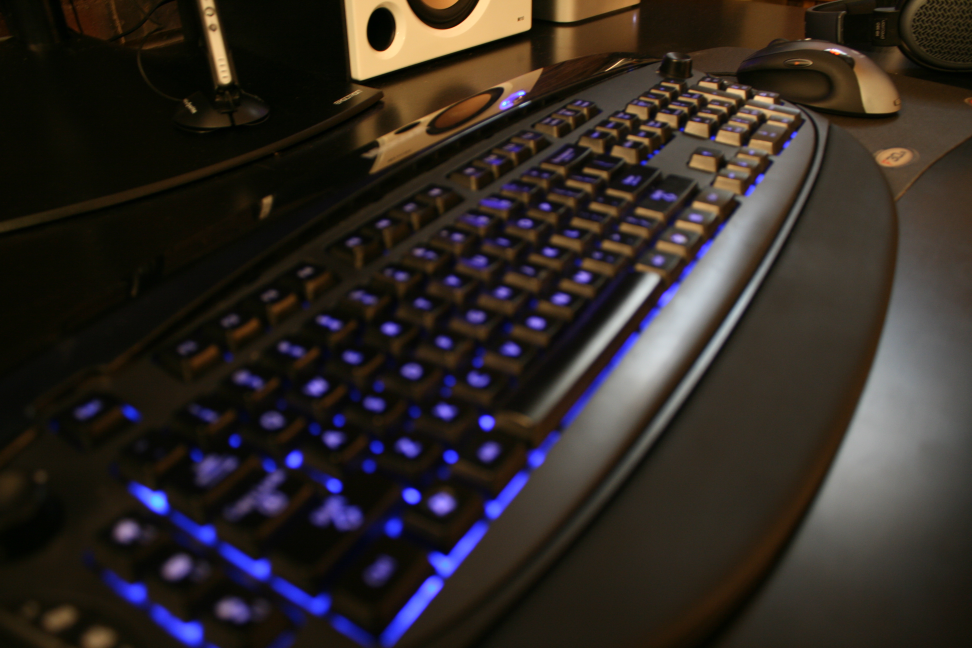
#> input picture content/photography/2006-12-22-blue-backlit-keyboard/photo.jpg, 3888 x 2592 px, found by its file name (shown at 1/4 size)
$ python make_collage.py
#> lines starting #> are read from the running program, lines starting #| are printed output that depends on the picture
"""Generate a gallery preview collage from selected photos."""
import os
from PIL import Image

GALLERY = "C:/dev/MrMatt.io/content/photography"
OUTPUT = "C:/dev/MrMatt.io/static/images/gallery-preview.jpg"

# Hand-picked diverse selection for the collage
PICKS = [
    "2023-08-31-rocky-shore-overlook",      # turquoise Caribbean
    "2024-06-18-smoky-mountain-ridges",      # blue mountain ridges
    "2009-08-03-maine-lake-horizon",         # Maine lake
    "2025-03-29-sphere-at-dusk",             # The Sphere
    "2010-08-07-fresh-hop-harvest",          # hops close-up
    "2021-10-15-autumn-lake-reflections",    # autumn lake
    "2020-09-04-rolling-green-fields",       # aerial green
    "2025-07-11-harpers-ferry-confluence",   # river confluence
]

COLS = 4
ROWS = 2
CELL = 400
GAP = 4

width = COLS * CELL + (COLS - 1) * GAP
height = ROWS * CELL + (ROWS - 1) * GAP
collage = Image.new('RGB', (width, height), (20, 20, 20))
#> collage: PIL image 1612x804 RGB; every value is 20

for idx, slug in enumerate(PICKS):
    row = idx // COLS
    col = idx % COLS
    x = col * (CELL + GAP)
    y = row * (CELL + GAP)

    photo_path = os.path.join(GALLERY, slug, "photo.jpg")
    if not os.path.exists(photo_path):
        photo_path = os.path.join(GALLERY, slug, "photo.JPG")

    try:
        img = Image.open(photo_path).convert('RGB')
#> img is the input picture: PIL image 3888x2592 RGB; mean R, G, B 48.3, 41.2, 37.6
        # Center crop to square
        w, h = img.size
#> w = 3888; h = 2592
        side = min(w, h)
#> side = 2592
        left = (w - side) // 2
#> left = 648
        top = (h - side) // 2
#> top = 0
        img = img.crop((left, top, left + side, top + side))
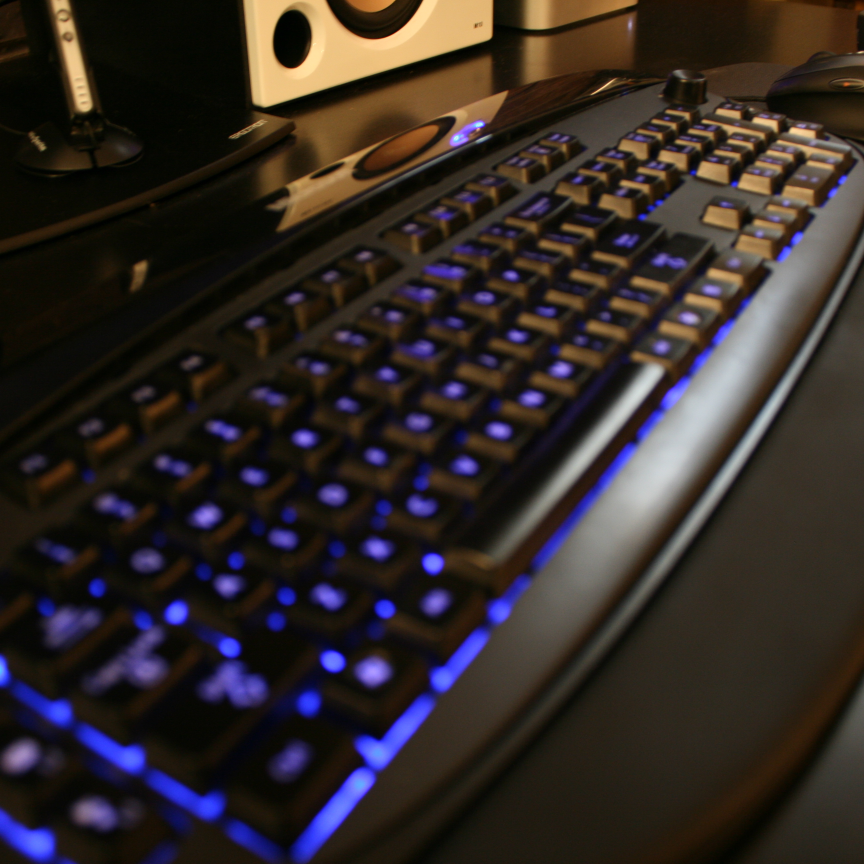
#> img: PIL image 2592x2592 RGB (shown at 1/3 size); mean R, G, B 49.9, 41.7, 40.1
        img = img.resize((CELL, CELL), Image.LANCZOS)
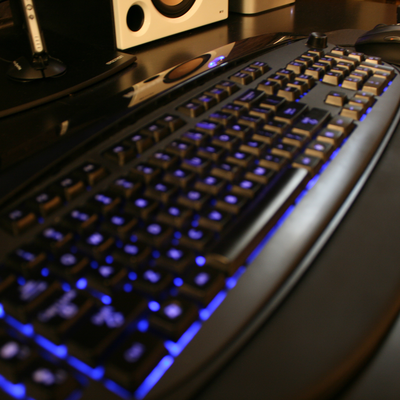
#> img: PIL image 400x400 RGB; mean R, G, B 49.9, 41.7, 40.1
        collage.paste(img, (x, y))
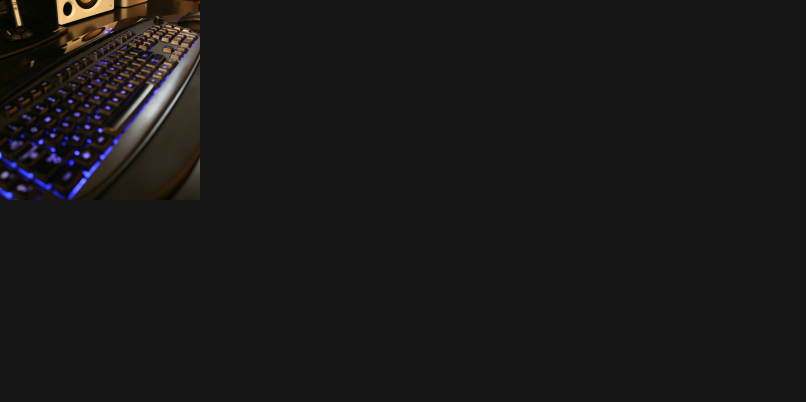
#> collage: PIL image 1612x804 RGB (shown at 1/2 size); mean R, G, B 23.7, 22.7, 22.5
    except Exception as e:
        print(f"Error with {slug}: {e}")

collage.save(OUTPUT, 'JPEG', quality=85)
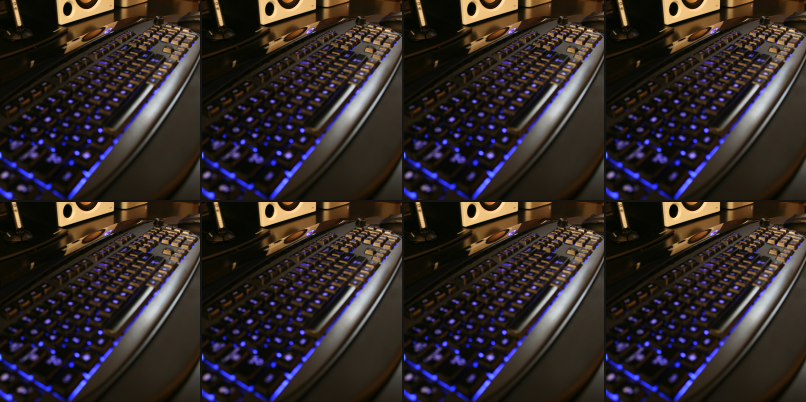
#> saved as gallery-preview.jpg: PIL image 1612x804 RGB (shown at 1/2 size); mean R, G, B 49.6, 41.4, 39.9
size = os.path.getsize(OUTPUT)
print(f"Saved {OUTPUT} ({size // 1024}KB, {width}x{height})")
